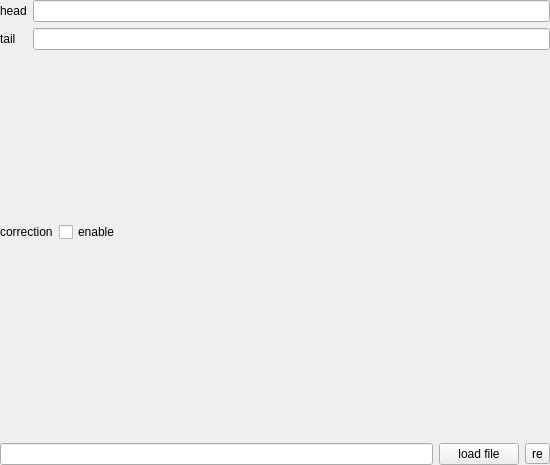
<?xml version="1.0" encoding="UTF-8"?>
<ui version="4.0">
 <class>FormPlotSimulate</class>
 <widget class="QWidget" name="FormPlotSimulate">
  <property name="geometry">
   <rect>
    <x>0</x>
    <y>0</y>
    <width>550</width>
    <height>465</height>
   </rect>
  </property>
  <property name="windowTitle">
   <string>PlotSimulate</string>
  </property>
  <layout class="QGridLayout" name="gridLayout" rowstretch="0,0,0">
   <property name="leftMargin">
    <number>0</number>
   </property>
   <property name="topMargin">
    <number>0</number>
   </property>
   <property name="rightMargin">
    <number>0</number>
   </property>
   <property name="bottomMargin">
    <number>0</number>
   </property>
   <item row="0" column="0">
    <layout class="QFormLayout" name="formLayout">
     <item row="0" column="0">
      <widget class="QLabel" name="labelHead">
       <property name="text">
        <string>head</string>
       </property>
      </widget>
     </item>
     <item row="0" column="1">
      <widget class="QLineEdit" name="lineEditHead"/>
     </item>
     <item row="1" column="0">
      <widget class="QLabel" name="labelTail">
       <property name="text">
        <string>tail</string>
       </property>
      </widget>
     </item>
     <item row="1" column="1">
      <widget class="QLineEdit" name="lineEditTail"/>
     </item>
    </layout>
   </item>
   <item row="2" column="0">
    <layout class="QHBoxLayout" name="hLayLoad">
     <item>
      <widget class="QLineEdit" name="lineEditPath"/>
     </item>
     <item>
      <widget class="QPushButton" name="btnLoadFile">
       <property name="text">
        <string>load file</string>
       </property>
      </widget>
     </item>
     <item>
      <widget class="QToolButton" name="toolButtonRe">
       <property name="text">
        <string>re</string>
       </property>
      </widget>
     </item>
    </layout>
   </item>
   <item row="1" column="0">
    <layout class="QFormLayout" name="formLayoutOption">
     <item row="0" column="0">
      <widget class="QLabel" name="labelCorrection">
       <property name="text">
        <string>correction</string>
       </property>
      </widget>
     </item>
     <item row="0" column="1">
      <widget class="QCheckBox" name="checkBoxCorrection">
       <property name="text">
        <string>enable</string>
       </property>
      </widget>
     </item>
    </layout>
   </item>
  </layout>
 </widget>
 <tabstops>
  <tabstop>lineEditHead</tabstop>
  <tabstop>lineEditTail</tabstop>
  <tabstop>lineEditPath</tabstop>
  <tabstop>btnLoadFile</tabstop>
  <tabstop>toolButtonRe</tabstop>
 </tabstops>
 <resources/>
 <connections/>
</ui>
